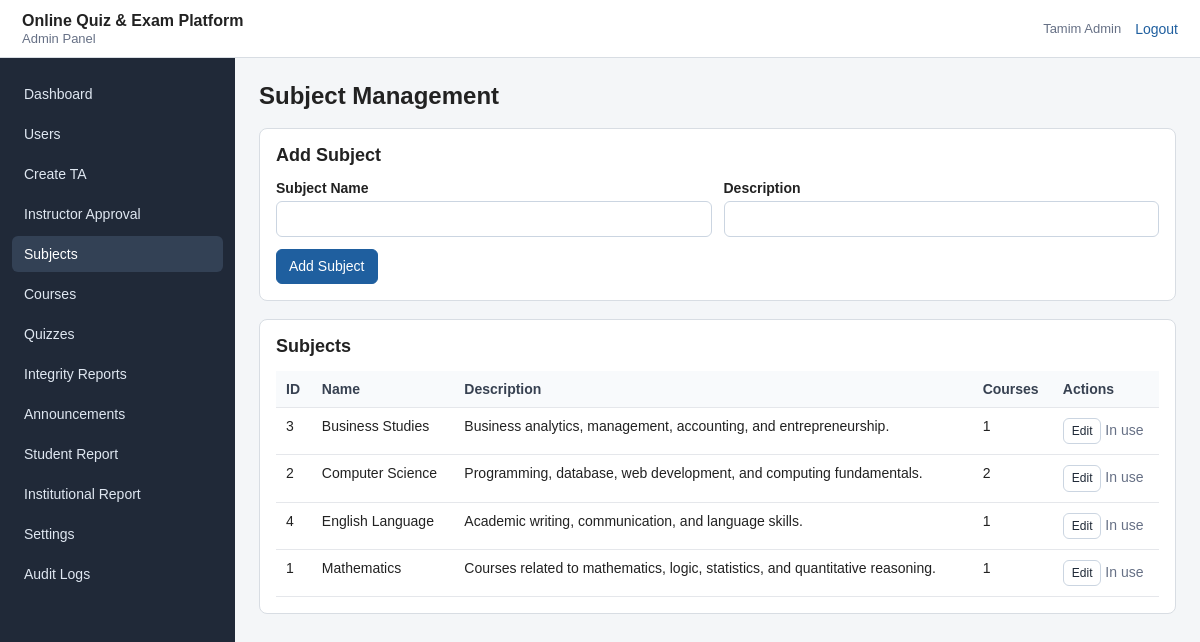
The app's page /admin.php?action=subjects (signed in) with its own data.
### tables this page shows
CREATE TABLE `subjects` (
  `id` INT UNSIGNED NOT NULL AUTO_INCREMENT,
  `name` VARCHAR(100) NOT NULL,
  `description` TEXT DEFAULT NULL,
  `created_at` TIMESTAMP NOT NULL DEFAULT CURRENT_TIMESTAMP,
  PRIMARY KEY (`id`),
  UNIQUE KEY `uq_subjects_name` (`name`)
);

### admin.php (called while the page is built, shortened)
<?php
require_once __DIR__ . '/config/database.php';
require_once __DIR__ . '/config/helpers.php';
require_once __DIR__ . '/controllers/AdminController.php';
$action = isset($_GET['action']) ? trim($_GET['action']) : 'dashboard';
adminRoute($conn, $action);

### models/SubjectModel.php (called while the page is built, shortened)
<?php
function subjectGetAll($conn)
{
    $sql = "SELECT subjects.id, subjects.name, subjects.description, subjects.created_at,
                   COUNT(courses.id) AS course_count
            FROM subjects
            LEFT JOIN courses ON courses.subject_id = subjects.id
            GROUP BY subjects.id, subjects.name, subjects.description, subjects.created_at
            ORDER BY subjects.name ASC";
    return dbSelectAll($conn, $sql);
}

### config/helpers.php (called while the page is built, shortened)
<?php
function e($value)
{
    return htmlspecialchars((string)$value, ENT_QUOTES, 'UTF-8');
}
function dbSelectAll($conn, $sql, $types = '', $params = array())
{
    $stmt = mysqli_prepare($conn, $sql);
    if (!mysqli_stmt_execute($stmt)) {
        mysqli_stmt_close($stmt);
        die('Database query execute failed.');
    }
    $result = mysqli_stmt_get_result($stmt);
    $rows = array();
    while ($row = mysqli_fetch_assoc($result)) {
        $rows[] = $row;
    }
    return $rows;
}

### views/admin/subjects.php (the view, shortened to what this page needs)
<?php require __DIR__ . '/../partials/admin_header.php'; ?>
<div class="panel">
    <h2><?php echo $editSubject ? 'Edit Subject' : 'Add Subject'; ?></h2>
    <form class="subject-form" method="post" action="admin.php?action=subjects">
        <div class="form-grid">
            <div class="form-row">
                <label for="subjectName">Subject Name</label>
                <input id="subjectName" class="subject-name" name="name" type="text" value="<?php echo $editSubject ? e($editSubject['name']) : ''; ?>">
            </div>
            <div class="form-row">
                <label for="subjectDescription">Description</label>
                <input id="subjectDescription" name="description" type="text" value="<?php echo $editSubject ? e($editSubject['description']) : ''; ?>">
            </div>
        </div>
        <button class="primary"><?php echo $editSubject ? 'Update Subject' : 'Add Subject'; ?></button>
    </form>
</div>
<div class="panel">
    <h2>Subjects</h2>
    <div class="table-wrap">
        <table>
            <thead>
                <tr>
                    <th>ID</th>
                    <th>Name</th>
                    <th>Description</th>
                    <th>Courses</th>
                    <th>Actions</th>
                </tr>
            </thead>
            <tbody>
                <?php foreach ($subjects as $subject): ?>
                    <tr>
                        <td><?php echo e($subject['id']); ?></td>
                        <td><?php echo e($subject['name']); ?></td>
                        <td><?php echo e($subject['description']); ?></td>
                        <td><?php echo e($subject['course_count']); ?></td>
                        <td>
                            <a class="btn small" href="admin.php?action=subjects&edit_id=<?php echo e($subject['id']); ?>">Edit</a>
                            <?php if ((int)$subject['course_count'] === 0): ?>
                                <form class="inline-form confirm-form" data-confirm="Delete this subject?" method="post" action="admin.php?action=subjects">
                                    <input type="hidden" name="subject_action" value="delete">
                                    <input type="hidden" name="subject_id" value="<?php echo e($subject['id']); ?>">
                                    <button class="small danger">Delete</button>
                                </form>
                            <?php else: ?>
                                <span class="muted">In use</span>
                            <?php endif; ?>
                        </td>
                    </tr>
                <?php endforeach; ?>
            </tbody>
        </table>
    </div>
</div>
<?php require __DIR__ . '/../partials/admin_footer.php'; ?>

### views/assets/css/style.css (style rules this page uses)
* { box-sizing: border-box; }
body { margin: 0; font-family: Arial, Helvetica, sans-serif; color: #222; background: #f4f6f8; font-size: 14px; }
a { color: #1f5f9f; text-decoration: none; }
h2 { font-size: 18px; margin: 0 0 14px; }
.panel { background: #ffffff; border: 1px solid #d8dde3; border-radius: 8px; padding: 16px; margin-bottom: 18px; }
.table-wrap { overflow-x: auto; }
table { width: 100%; border-collapse: collapse; background: #ffffff; }
th, td { border-bottom: 1px solid #e5e7eb; padding: 10px; text-align: left; vertical-align: top; }
th { background: #f8fafc; font-weight: 700; color: #374151; }
.form-grid { display: grid; grid-template-columns: repeat(auto-fit, minmax(220px, 1fr)); gap: 12px; }
.form-row { margin-bottom: 12px; }
label { display: block; font-weight: 700; margin-bottom: 5px; }
input, select, textarea { width: 100%; padding: 9px 10px; border: 1px solid #cbd5e1; border-radius: 6px; background: #ffffff; font: inherit; }
.btn, button { display: inline-block; border: 1px solid #cbd5e1; background: #ffffff; color: #1f2937; padding: 8px 12px; border-radius: 6px; cursor: pointer; font: inherit; line-height: 1.2; }
.btn.primary, button.primary { background: #1f5f9f; border-color: #1f5f9f; color: #ffffff; }
.btn.small, button.small { padding: 5px 8px; font-size: 12px; }
.muted { color: #667085; }

### records on screen
subjects: id "3", name "Business Studies", description "Business analytics, management, accounting, and entrepreneurship.", course_count "1"
subjects: id "2", name "Computer Science", description "Programming, database, web development, and computing fundamentals.", course_count "2"
subjects: id "4", name "English Language", description "Academic writing, communication, and language skills.", course_count "1"
subjects: id "1", name "Mathematics", description "Courses related to mathematics, logic, statistics, and quantitative reasoning.", course_count "1"

### other values on screen
$_SESSION['name'] "Tamim Admin"
$label "Dashboard"
$label "Users"
$label "Create TA"
$label "Instructor Approval"
$label "Subjects"
$label "Courses"
$label "Quizzes"
$label "Integrity Reports"
$label "Announcements"
$label "Student Report"
$label "Institutional Report"
$label "Settings"
$label "Audit Logs"
$pageTitle "Subject Management"
